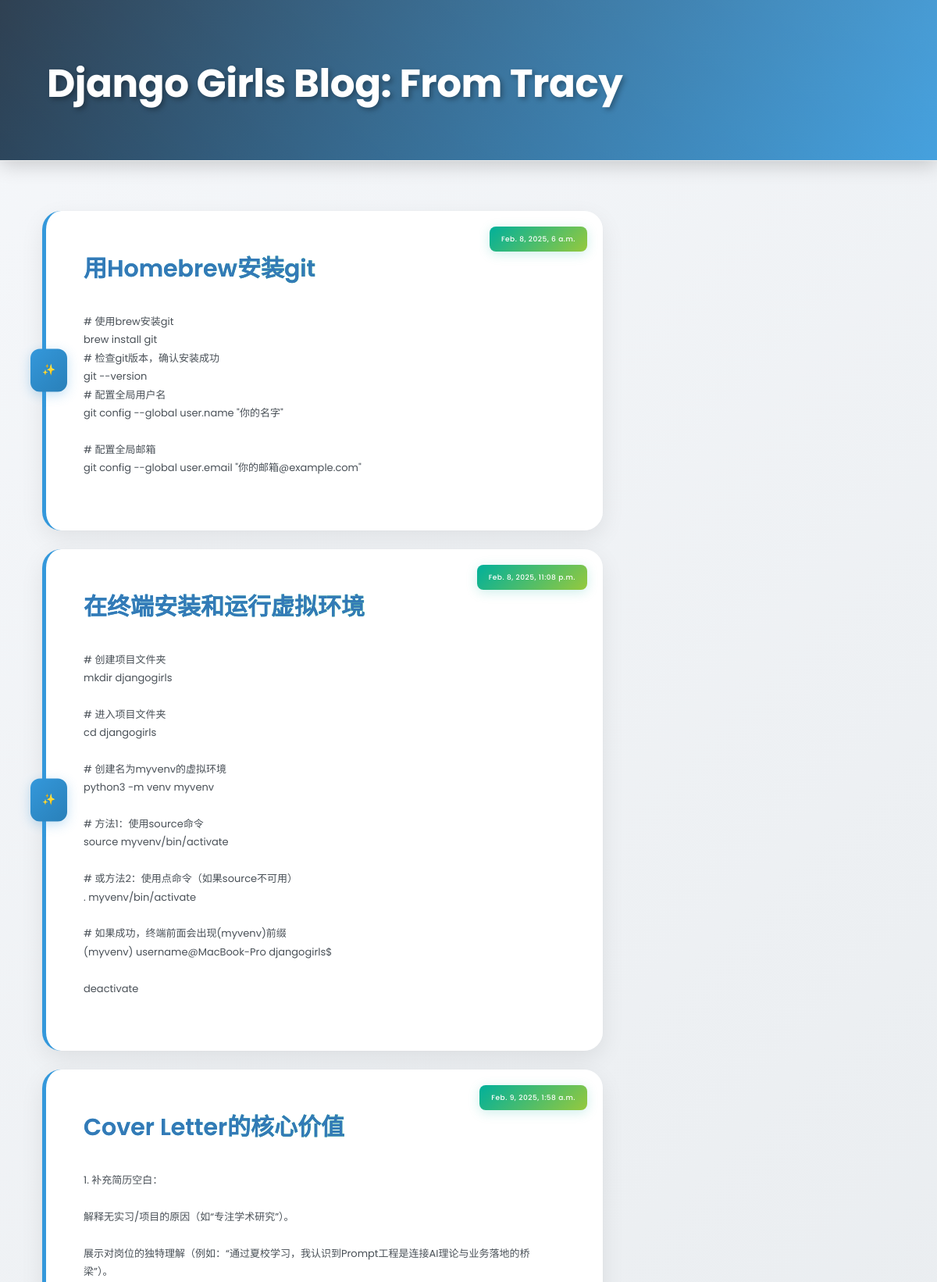
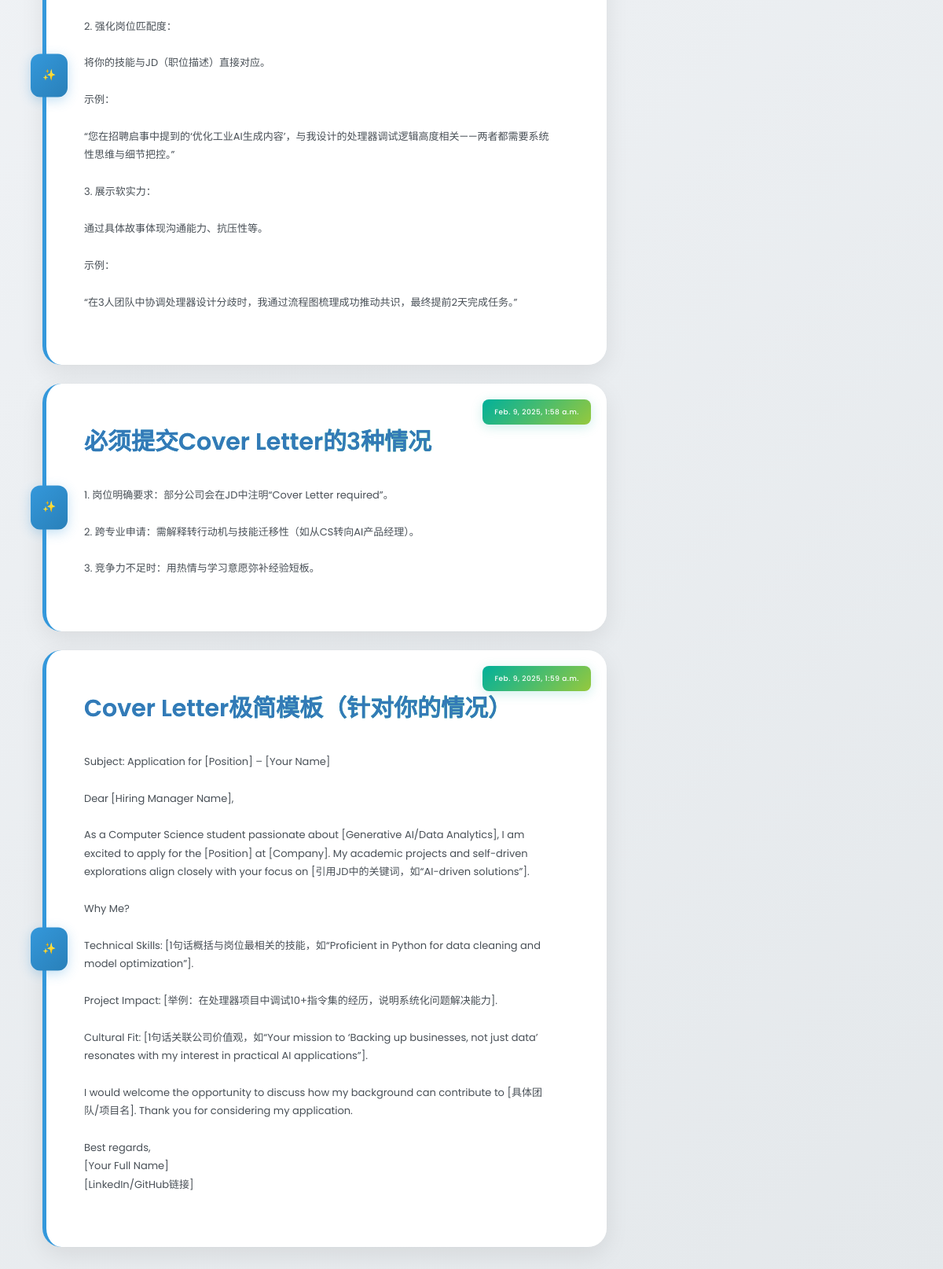
The page / on the database its author committed (2 pictures, top to bottom).
### blog/models.py (models this page shows, shortened)
class Post(models.Model):
    author = models.ForeignKey(settings.AUTH_USER_MODEL, on_delete=models.CASCADE)
    title = models.CharField(max_length=200)
    text = models.TextField()
    created_date = models.DateTimeField(
            default=timezone.now)
    published_date = models.DateTimeField(
            blank=True, null=True)

### blog/views.py (the view)
# urls.py: path('', views.post_list, name='post_list'),
def post_list(request):
    posts = Post.objects.filter(published_date__lte=timezone.now()).order_by('published_date')
    return render(request, 'blog/post_list.html', {'posts': posts})

### blog/templates/blog/post_list.html
{% extends 'blog/base.html' %}
{% block content %}
    {% for post in posts %}
        <article class="post">
            <div class="date">
                {{ post.published_date }}
            </div>
            <h1><a href="{% url 'post_detail' pk=post.pk %}">{{ post.title }}</a></h1>
            <p>{{ post.text|linebreaksbr }}</p>
        </article>
    {% empty %}
        <p class="no-posts">暂无文章</p>
    {% endfor %}
{% endblock %}

### blog/static/css/blog.css (style rules this page uses)
body { font-family: 'Poppins', 'Noto Sans SC', sans-serif; line-height: 1.8; margin: 0; background: linear-gradient(135deg, #f5f7fa 0%, #e4e8eb 100%); color: #2c3e50; font-size: clamp(16px, 2vw, 24px); }
.post { background: rgba(255, 255, 255, 0.98); padding: clamp(25px, 4vw, 50px); margin: clamp(20px, 3vh, 40px) 0; border-radius: clamp(15px, 2vw, 25px); backdrop-filter: blur(10px); box-shadow: 0 10px 30px rgba(0, 0, 0, 0.08), 0 0 0 1px rgba(0, 0, 0, 0.01); transition: all 0.4s cubic-bezier(0.215, 0.61, 0.355, 1); position: relative; animation: fadeIn 0.6s ease-out; transition: transform 0.3s ease; border-left: 5px solid #3498db; }
.post::before { content: '✨'; position: absolute; left: -20px; top: 50%; transform: translateY(-50%); background: linear-gradient(135deg, #3498db, #2980b9); padding: 15px; border-radius: 12px; color: white; font-size: 1.4rem; box-shadow: 0 4px 15px rgba(52, 152, 219, 0.3); transition: all 0.3s ease; z-index: 1; }
.post::after { content: ''; position: absolute; bottom: 0; left: 0; right: 0; height: 4px; background: linear-gradient(90deg, transparent 0%, #3498db 50%, transparent 100%); opacity: 0; transition: opacity 0.3s ease; }
.post h1 { margin: 0 0 30px 0; }
.post h1 a { background: linear-gradient(120deg, #3498db 0%, #2ecc71 100%); background-clip: text; -webkit-background-clip: text; position: relative; display: inline-block; font-size: clamp(1.8rem, 3vw, 3rem); font-weight: 600; line-height: 1.4; padding: 5px 0; text-decoration: none; transition: all 0.3s ease; }
.post h1 a::after { content: ''; position: absolute; bottom: 0; left: 0; width: 0; height: 2px; background: linear-gradient(120deg, #3498db 0%, #2ecc71 100%); transition: width 0.3s ease; }
.date { position: absolute; top: 20px; right: 20px; background: linear-gradient(135deg, #00b09b 0%, #96c93d 100%); padding: 8px 15px; border-radius: 8px; font-size: 0.9rem; color: white; font-weight: 500; letter-spacing: 0.5px; box-shadow: 0 3px 15px rgba(0, 176, 155, 0.2); }
.post p { color: #495057; font-size: clamp(1rem, 1.5vw, 1.3rem); line-height: 1.8; margin: 20px 0; padding-right: 20px; }
body::before { content: ''; position: fixed; top: 0; left: 0; right: 0; bottom: 0; background: linear-gradient(135deg, #f5f7fa 0%, #e4e8eb 100%), radial-gradient(circle at 50% 50%, rgba(52, 152, 219, 0.1) 0%, transparent 50%), radial-gradient(circle at 85% 15%, rgba(46, 204, 113, 0.15) 0%, transparent 50%), radial-gradient(circle at 15% 85%, rgba(241, 196, 15, 0.1) 0%, transparent 50%); z-index: -1; }
html { scroll-behavior: smooth; }
.post { animation: fadeInUp 0.5s ease-out forwards; animation-delay: calc(var(--animation-order, 0) * 0.1s); }

### rows shown on the page
Post: published_date "Feb. 8, 2025, 6 a.m.", title "用Homebrew安装git", text "# 使用brew安装git brew install git # 检查git版本，确认安装成功 git --version # 配置全局用户名 git config --global user.name \"你的名字\" # 配置全局邮箱 git config --global user.email \"你的邮箱@example.com\""
Post: published_date "Feb. 8, 2025, 11:08 p.m.", title "在终端安装和运行虚拟环境", text "# 创建项目文件夹 mkdir djangogirls # 进入项目文件夹 cd djangogirls # 创建名为myvenv的虚拟环境 python3 -m venv myvenv # 方法1：使用source命令 source myvenv/bin/activate # 或方法2：使用点命令（如果source不可用） . myvenv/bin/activate # 如果成功，终端前面会出现(myvenv)前缀 (myvenv) username@MacBook-Pro djangogirls$ deactivate"
Post: published_date "Feb. 9, 2025, 1:58 a.m.", title "Cover Letter的核心价值", text "1. 补充简历空白： 解释无实习/项目的原因（如“专注学术研究”）。 展示对岗位的独特理解（例如：“通过夏校学习，我认识到Prompt工程是连接AI理论与业务落地的桥梁”）。 2. 强化岗位匹配度： 将你的技能与JD（职位描述）直接对应。 示例： “您在招聘启事中提到的‘优化工业AI生成内容’，与我设计的处理器调试逻辑高度相关——两者都需要系统性思维与细节把控。” 3. 展示软实力： 通过具体故事体现沟通能力、抗压性等。 示例： “在3人团队中协调处理器设计分歧时，我通过流程图梳理成功推动共识，最终提前2天完成任务。”"
Post: published_date "Feb. 9, 2025, 1:58 a.m.", title "必须提交Cover Letter的3种情况", text "1. 岗位明确要求：部分公司会在JD中注明“Cover Letter required”。 2. 跨专业申请：需解释转行动机与技能迁移性（如从CS转向AI产品经理）。 3. 竞争力不足时：用热情与学习意愿弥补经验短板。"
Post: published_date "Feb. 9, 2025, 1:59 a.m.", title "Cover Letter极简模板（针对你的情况）", text "Subject: Application for [Position] – [Your Name] Dear [Hiring Manager Name], As a Computer Science student passionate about [Generative AI/Data Analytics], I am excited to apply for the [Position] at [Company]. My academic projects and self-driven explorations align closely with your focus on [引用JD中的关键词，如“AI-driven solutions”]. Why Me? Technical Skills: [1句话概括与岗位最相关的技能，如“Proficient in Python for data cleaning and model optimization”]. Project Impact: [举例：在处理器项目中调试10+指令集的经历，说明系统化问题解决能力]. Cultural Fit: [1句话关联公司价值观，如“Your mission to ‘Backing up businesses, not just data’ resonates with my interest in practical AI applications”]. I would welcome the opportunity to discuss how my background can…"
